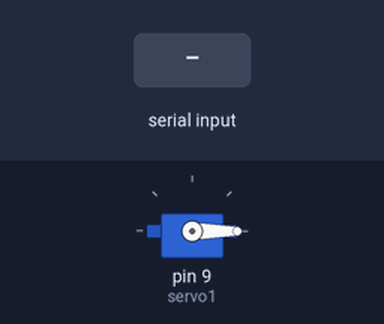
Simulated run of this sketch. Board: Arduino Uno, built with avr-gcc and run on an emulated ATmega328P. Parts: servo. The inputs (shaded band) are chosen by the test bench.

Above: at 1.2 s.
1.3 s: "c" received over Serial
At 1.9 s:
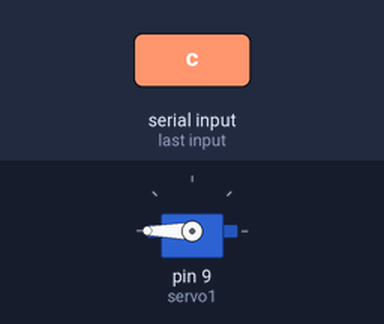
2.8 s: "o" received over Serial
At 3.1 s:
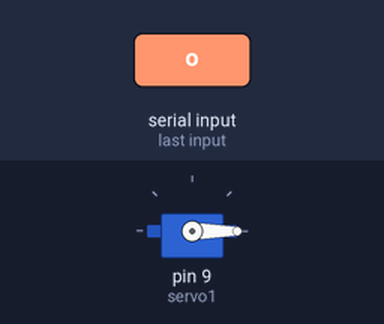
Timing chart, 0 to 5.8 s (numbered marks = the images above; inputs shaded):
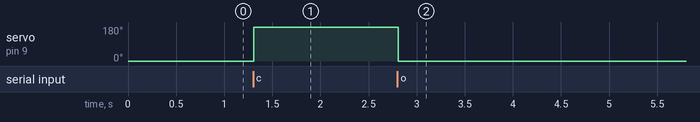

Measured:
- after the input at 1.3 s, servo on pin 9 (servo1): 0° → 180° at once
- after the input at 2.8 s, servo on pin 9 (servo1): 180° → 0° at once

The sketch:

arduino_script.ino
```cpp
#include <Servo.h>

Servo servo1; // Create servo object for motor 1
int pos=0; //variable to store the servo position
void setup() {
  // put your setup code here, to run once:
  Serial.begin(9600);
  servo1.attach(9); //ataches the servo on pin 9 to the servo object
  servo1.write(pos);
}

void loop() {
  // put your main code here, to run repeatedly:
  if (Serial.available()>0) {
    char jul = Serial.read();
     if (jul == 'o'){
      pos=0;
      servo1.write(pos);
     }
     if (jul == 'c'){
      //Serial.println("you pressed c");
      pos=360;
      servo1.write(pos);
      }
  }
  delay(15);
 }
```
